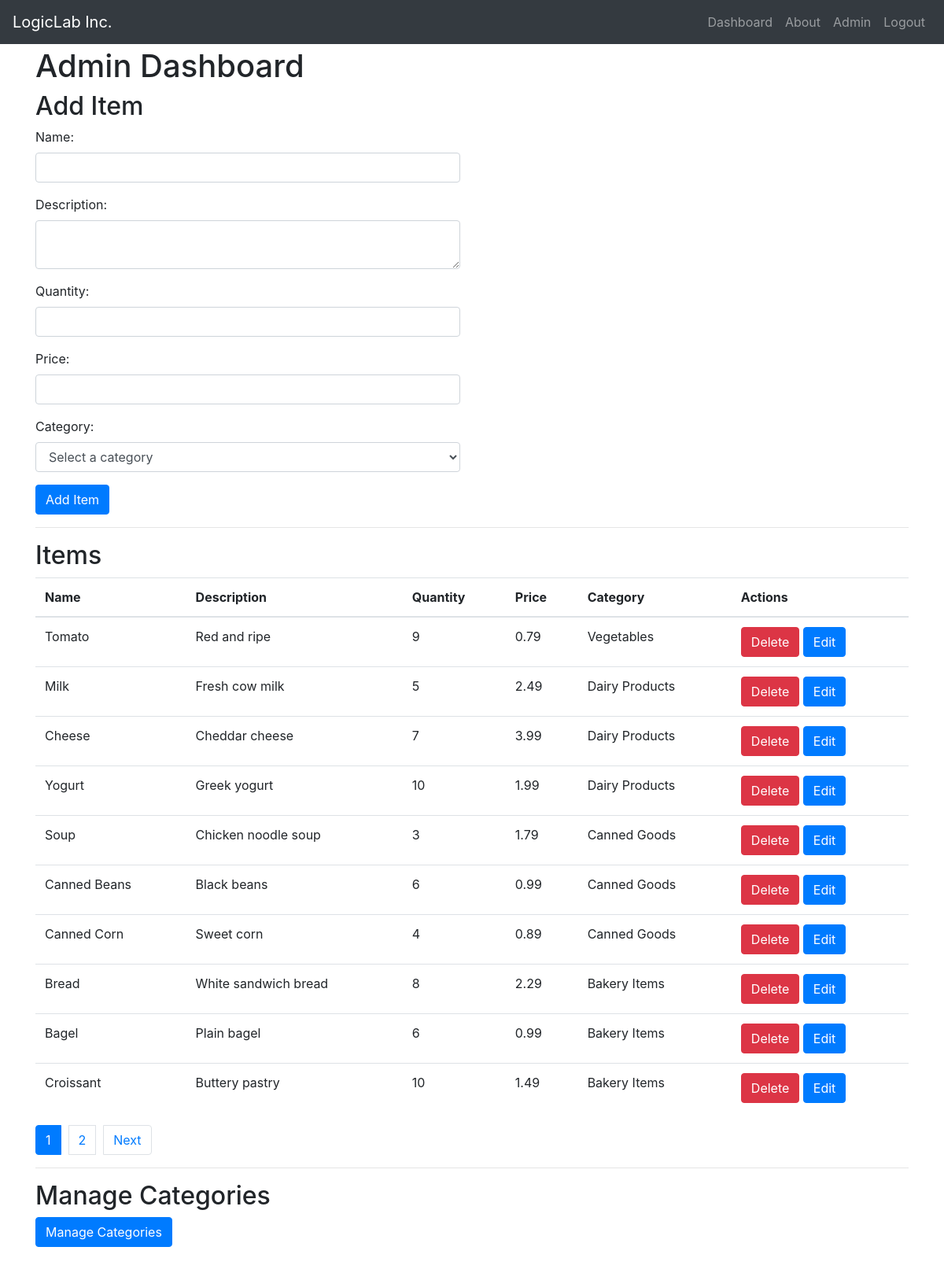
/admin.php (signed in), run on the app's committed database.
### tables this page shows
CREATE TABLE `items` (
  `item_id` int(11) NOT NULL,
  `category_id` int(11) DEFAULT NULL,
  `name` varchar(50) NOT NULL,
  `description` text NOT NULL,
  `quantity` int(11) NOT NULL,
  `price` decimal(10,2) NOT NULL
);

CREATE TABLE `categories` (
  `category_id` int(11) NOT NULL,
  `name` varchar(50) NOT NULL
);

### session.php (called while the page is built, shortened)
<?php
function isLoggedIn() {
    return isset($_SESSION['user_id']);
}
?>

### admin.php (the view, shortened to what this page needs)
<?php
include("header.php");
require_once 'db_connection.php';
require_once 'session.php';
$query = "SELECT COUNT(*) AS total_items FROM items";
$result = $conn->query($query);
$row = $result->fetch_assoc();
$total_items = $row['total_items'];
$items_per_page = 10;
$total_pages = ceil($total_items / $items_per_page);
$current_page = isset($_GET['page']) ? $_GET['page'] : 1;
$start_index = ($current_page - 1) * $items_per_page;
$query = "SELECT items.item_id, items.name, items.description, items.quantity, items.price, categories.name AS category_name
          FROM items
          INNER JOIN categories ON items.category_id = categories.category_id
          LIMIT ?, ?";
$stmt = $conn->prepare($query);
$stmt->bind_param('ii', $start_index, $items_per_page);
$stmt->execute();
$result = $stmt->get_result();
$items = $result->fetch_all(MYSQLI_ASSOC);
?>
<!DOCTYPE html>
<html>
<head>
    <link rel="stylesheet" href="css/bootstrap.min.css">
</head>
<body>
    <div class="container">
        <h1>Admin Dashboard</h1>
        <h2>Add Item</h2>
        <form method="POST">
            <div class="row">
                <div class="col-sm-6">
                    <div class="form-group">
                        <label for="item_name">Name:</label>
                        <input type="text" class="form-control" id="item_name" name="item_name" required>
                    </div>
                    <div class="form-group">
                        <label for="item_description">Description:</label>
                        <textarea class="form-control" id="item_description" name="item_description" required></textarea>
                    </div>
                    <div class="form-group">
                        <label for="item_quantity">Quantity:</label>
                        <input type="number" class="form-control" id="item_quantity" name="item_quantity" required>
                    </div>
                    <div class="form-group">
                        <label for="item_price">Price:</label>
                        <input type="number" class="form-control" id="item_price" name="item_price" required>
                    </div>
                    <div class="form-group">
                        <label for="item_category">Category:</label>
                        <select class="form-control" id="item_category" name="item_category" required>
                            <option value="" selected disabled>Select a category</option>
                        </select>
                    </div>
                    <button type="submit" class="btn btn-primary" name="add_item">Add Item</button>
                </div>
            </div>
        </form>
        <hr>
        <h2>Items</h2>
        <table class="table">
            <thead>
                <tr>
                    <th>Name</th>
                    <th>Description</th>
                    <th>Quantity</th>
                    <th>Price</th>
                    <th>Category</th>
                    <th>Actions</th>
                </tr>
            </thead>
            <tbody>
                <?php foreach ($items as $item): ?>
                    <tr>
                        <td><?php echo $item['name']; ?></td>
                        <td><?php echo $item['description']; ?></td>
                        <td><?php echo $item['quantity']; ?></td>
                        <td><?php echo $item['price']; ?></td>
                        <td><?php echo $item['category_name']; ?></td>
                        <td>
                            <button class="btn btn-danger delete-item" data-item-id="<?php echo $item['item_id']; ?>">Delete</button>
                            <a href="edit.php?item_id=<?php echo $item['item_id']; ?>" class="btn btn-primary">Edit</a>
                        </td>
                    </tr>
                <?php endforeach; ?>
            </tbody>
        </table>
        <nav aria-label="Page navigation">
            <ul class="pagination">
                <?php for ($i = 1; $i <= $total_pages; $i++): ?>
                    <li class="page-item <?php echo ($i == $current_page) ? 'active' : ''; ?>"><a class="page-link" href="?page=<?php echo $i; ?>"><?php echo $i; ?></a></li>
                <?php endfor; ?>
                <?php if ($current_page < $total_pages): ?>
                    <li class="page-item"><a class="page-link" href="?page=<?php echo $current_page + 1; ?>">Next</a></li>
                <?php endif; ?>
            </ul>
        </nav>
    <hr>
        <h2>Manage Categories</h2>
        <a href="categories.php" class="btn btn-primary">Manage Categories</a>
    </div>
</body>
</html>

### header.php (shortened to what this page needs)
<?php
require_once 'session.php';
$isLoggedIn = isLoggedIn();
?>
<!DOCTYPE html>
<html>
<head>
    <link rel="stylesheet" href="css/header.css">
    <link rel="stylesheet" href="css/bootstrap.min.css">
</head>
<body>
    <nav class="navbar navbar-expand-lg navbar-dark bg-dark fixed-top">
        <a class="navbar-brand" href="index.php">LogicLab Inc.</a>
        <div class="collapse navbar-collapse justify-content-end" id="navbarNav">
            <div class="navbar-nav">
                <a class="nav-link" href="index.php">Dashboard</a>
                <a class="nav-link" href="about.php">About</a>
                <?php if ($isLoggedIn) { ?>
                    <a class="nav-link admin-link" href="admin.php">Admin</a>
                    <a class="nav-link logout-link" href="#">Logout</a>
                <?php } else { ?>
                    <a class="nav-link" href="login.php">Login</a>
                <?php } ?>
            </div>
        </div>
    </nav>
</body>
</html>

### css/header.css (style rules this page uses)
body { margin: 0; padding-top: 60px; font-family: Arial, sans-serif; line-height: 1.6; padding-bottom: 60px; }
nav ul { list-style-type: none; margin: 0; padding: 0; }
nav ul li { display: inline; margin-right: 10px; }
nav ul li a { color: #fff; text-decoration: none; }
h1, h2, h3 { margin-bottom: 10px; }

### header.php (style rules this page uses)
.navbar-nav .admin-link { display: none; }

### data on the page
items: name "Tomato", description "Red and ripe", quantity "9", price "0.79", category.name "Vegetables"
items: name "Milk", description "Fresh cow milk", quantity "5", price "2.49", category.name "Dairy Products"
items: name "Cheese", description "Cheddar cheese", quantity "7", price "3.99", category.name "Dairy Products"
items: name "Yogurt", description "Greek yogurt", quantity "10", price "1.99", category.name "Dairy Products"
items: name "Soup", description "Chicken noodle soup", quantity "3", price "1.79", category.name "Canned Goods"
items: name "Canned Beans", description "Black beans", quantity "6", price "0.99", category.name "Canned Goods"
items: name "Canned Corn", description "Sweet corn", quantity "4", price "0.89", category.name "Canned Goods"
items: name "Bread", description "White sandwich bread", quantity "8", price "2.29", category.name "Bakery Items"
items: name "Bagel", description "Plain bagel", quantity "6", price "0.99", category.name "Bakery Items"
items: name "Croissant", description "Buttery pastry", quantity "10", price "1.49", category.name "Bakery Items"
